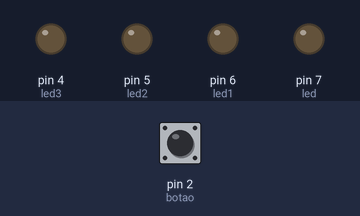
This sketch was run on a simulated Arduino Uno, built with avr-gcc and run on an emulated ATmega328P. On the bench: output pins drawn as LEDs (lit = HIGH). Dashed ring = blinking. The test bench sets the inputs (shaded band); at power-on: pin 2 (botao) LOW.

Above: at 1.2 s.
1.3 s: pin 2 (botao) pulled HIGH for 1 s
At 2.5 s:
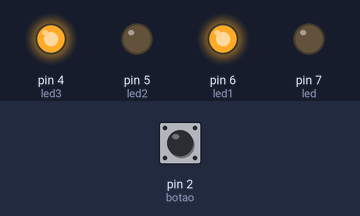
4.3 s: pin 2 (botao) pulled HIGH for 0.15 s
At 5.4 s:
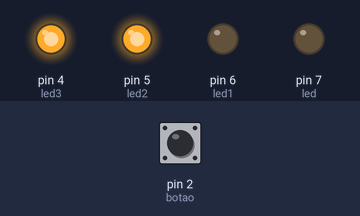
5.9 s: pin 2 (botao) pulled HIGH for 0.15 s
At 6.6 s:
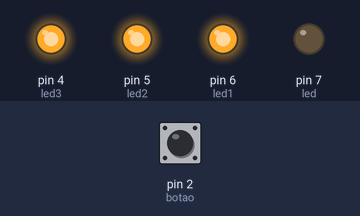
7.5 s: pin 2 (botao) pulled HIGH for 3.2 s
At 11.4 s:
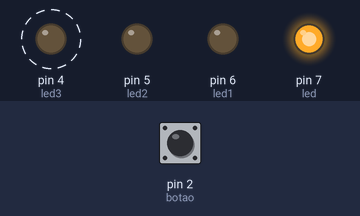
Timing chart, 0 to 12.9 s (numbered marks = the images above; inputs shaded):
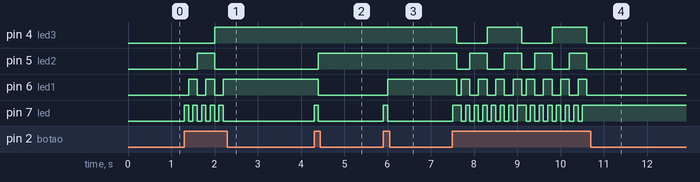

The sketch:

botao_ver3.ino
```cpp
int botao = 2;

int led = 7;
int led1= 6;
int led2= 5;
int led3 = 4;
int c;

bool read_botao;

void setup() {

  pinMode(botao, INPUT);
  pinMode(led, OUTPUT);
  pinMode(led1, OUTPUT);
  pinMode(led2, OUTPUT);
  pinMode(led3, OUTPUT);

c=0;

digitalWrite(led, LOW);
digitalWrite(led1, LOW);
digitalWrite(led2, LOW);
digitalWrite(led3, LOW);
}

void loop() {
read_botao = digitalRead(botao);

if(read_botao == HIGH)
{
  c=c+1;
}
 else  if(c == 0){
    digitalWrite(led, LOW);
    digitalWrite(led1, LOW);
      digitalWrite(led2, LOW);
      digitalWrite(led3, LOW);
       delay(100);

    }
     if(c == 1){
        digitalWrite(led, HIGH);
        digitalWrite(led1, LOW);
        digitalWrite(led2, LOW);
        digitalWrite(led3, LOW);
         delay(100);


      }
       else if (c== 2){
       digitalWrite(led, LOW);
       digitalWrite(led1, HIGH);
        digitalWrite(led2, LOW);
        digitalWrite(led3, LOW);
         delay(100);

      }

      else if(c==3){
        digitalWrite(led, HIGH);
        digitalWrite(led1, HIGH);
        digitalWrite(led2, LOW);
        digitalWrite(led3, LOW);
         delay(100);

      }
      else if(c==4){
        digitalWrite(led, LOW);
       digitalWrite(led1, LOW);
       digitalWrite(led2, HIGH);
         digitalWrite(led3, LOW);
          delay(100);

      } if(c==5){
        digitalWrite(led, HIGH);
        digitalWrite(led1, LOW);
        digitalWrite(led2, HIGH);
          digitalWrite(led3, LOW);
         delay(100);
      }
       else if (c == 6 ){
         digitalWrite(led, LOW);
        digitalWrite(led1, HIGH);
        digitalWrite(led2, HIGH);
          digitalWrite(led3, LOW);
         delay(100);
      }
      else if (c==7){
             digitalWrite(led, HIGH);
        digitalWrite(led1, HIGH);
        digitalWrite(led2, HIGH);
          digitalWrite(led3, LOW);
         delay(100);
      }
      if(c==8){
                  digitalWrite(led, LOW);
              digitalWrite(led1, LOW);
              digitalWrite(led2, LOW);
                digitalWrite(led3, HIGH);
              delay(100);
      }
      else
      if(c==9){
       digitalWrite(led, HIGH);
        digitalWrite(led1, LOW);
        digitalWrite(led2, LOW);
          digitalWrite(led3, HIGH);
         delay(100);

      }
     if(c==10){
          digitalWrite(led, LOW);
        digitalWrite(led1, HIGH);
        digitalWrite(led2, LOW);
          digitalWrite(led3, HIGH);
         delay(100);
      }else
        if(c == 11)
        {
           digitalWrite(led, HIGH);
        digitalWrite(led1, HIGH);
        digitalWrite(led2, LOW);
          digitalWrite(led3, HIGH);
         delay(100);
        }else
        if (c == 12 ){
            digitalWrite(led, LOW);
        digitalWrite(led1, LOW);
        digitalWrite(led2, HIGH);
          digitalWrite(led3, HIGH);
         delay(100);
        }else
        if (c== 13){
                  digitalWrite(led, HIGH);
              digitalWrite(led1, LOW);
              digitalWrite(led2, HIGH);
                digitalWrite(led3, HIGH);
              delay(100);
          }else if(c== 14){
          digitalWrite(led, LOW);
          digitalWrite(led1, HIGH);
          digitalWrite(led2, HIGH);
            digitalWrite(led3, HIGH);
          delay(100);
          }
          else if (c == 15){
                    digitalWrite(led, HIGH);
                digitalWrite(led1, HIGH);
                digitalWrite(led2, HIGH);
                  digitalWrite(led3, HIGH);
                delay(100);


          }else if(c>=16){
c=0;
          }

}
```

Measured:
- after the input at 1.3 s, pin 4 (led3): LOW → HIGH after 0.70 s; pin 5 (led2): LOW → HIGH after 0.30 s, → LOW 0.40 s later; pin 6 (led1): alternates HIGH for 0.20 s and LOW for 0.20 s, 5 changes in all, then stays HIGH, starting after 0.10 s; pin 7 (led): alternates HIGH for 0.10 s and LOW for 0.10 s, 10 changes in all, then stays LOW, starting at once
- after the input at 4.3 s, pin 5 (led2): LOW → HIGH after 0.10 s; pin 6 (led1): HIGH → LOW after 0.10 s; pin 7 (led): LOW → HIGH at once, → LOW 0.10 s later
- after the input at 5.9 s, pin 6 (led1): LOW → HIGH after 0.10 s; pin 7 (led): LOW → HIGH at once, → LOW 0.10 s later
- after the input at 7.5 s, pin 4 (led3): alternates HIGH for 0.80 s and LOW for 0.70 s, 5 changes in all, then stays LOW, starting after 0.10 s; pin 5 (led2): HIGH → LOW after 0.10 s, → HIGH 0.30 s later, → LOW 0.40 s later, → HIGH 0.40 s later, … (9 changes in this stretch)
